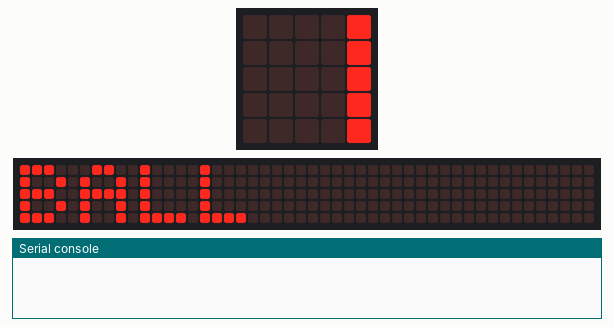
Recording of a program running on a simulated BBC micro:bit running MicroPython. On the bench: the board's 5×5 LED display, a strip that is not on the board, showing the scrolling text unrolled, the last lines printed to the serial console. Random numbers come from a fixed seed; no radio messages arrive unless stated (any console line starting 'radio sent:' is added by the test bench); the 48×5 strip is a reading aid, not a part: it shows the text the display is scrolling, unrolled, one strip-width of it at a time.

Above: at 0.01 s.
At 0.51 s:
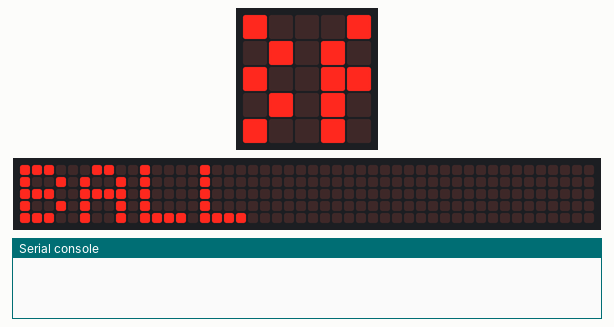
At 1.01 s:
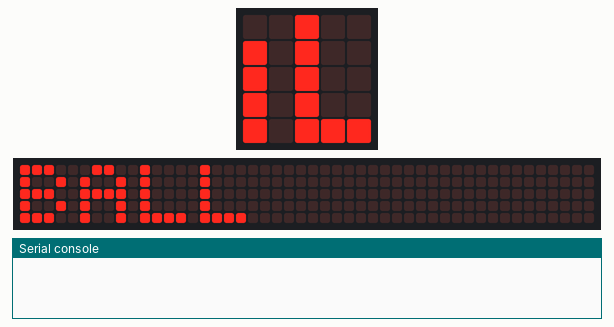
At 1.52 s:
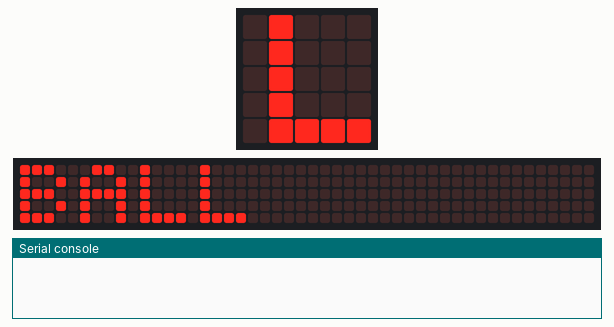
At 2.1 s:
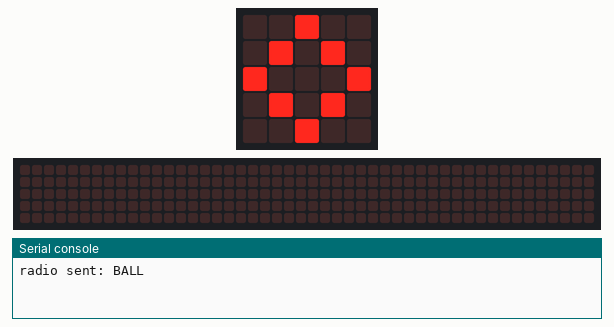

The program:

mb_ball.py
```python
# mb_ball.py — Flash onto the Ball micro:bit (Micro:bit 2)
#
# ── REUSE NOTE ──────────────────────────────────────────────────────────────
# This file is reusable for Treasure Hunt (the treasure broadcasts presence
# the same way the ball does). For Hide and Seek, each hider gets a copy of
# this file — the broadcast message can be changed from "BALL" to "HIDE:<id>"
# to let the seeker identify each hider separately.
# ────────────────────────────────────────────────────────────────────────────
#
# Lives inside/on the physical ball. Broadcasts "BALL" every ~200ms.
# When it receives "HOLDER:<id>" from a player it shows that player's number.
# Micro:bit 1 is the dedicated bridge (USB to computer) — not this device.

from microbit import *
import radio
import random

# ── constants ────────────────────────────────────────────────────────────────
RADIO_GROUP  = 42
RADIO_POWER  = 3        # Lower power = better distance differentiation
                        # ← CALIBRATE: raise if signal drops out too quickly,
                        #              lower if all players always read HOT
BROADCAST_MS = 200      # base broadcast interval (ms)
JITTER_MS    = 40       # random extra delay to reduce packet collisions

# ── setup ─────────────────────────────────────────────────────────────────────
radio.on()
radio.config(group=RADIO_GROUP, power=RADIO_POWER)
display.scroll("BALL", delay=80)
display.show(Image.DIAMOND)

last_broadcast = 0
holder = None

# ── main loop ─────────────────────────────────────────────────────────────────
while True:
    now = running_time()

    # Check for incoming HOLDER claim from a player
    # radio.receive() returns a plain string — simpler and more compatible than receive_full()
    # REUSE: for other games change "HOLDER:" to the appropriate claim message
    text = radio.receive()
    if text:
        if text.startswith("HOLDER:"):
            holder = text[7:]           # e.g. "1" or "4"
            display.show(str(holder))

    # Broadcast presence on schedule
    # GAME-SPECIFIC: change "BALL" to "TREASURE" or "HIDE:<id>" for other games
    if now - last_broadcast >= BROADCAST_MS + random.randint(0, JITTER_MS):
        radio.send("BALL")
        last_broadcast = now

    sleep(10)
```
